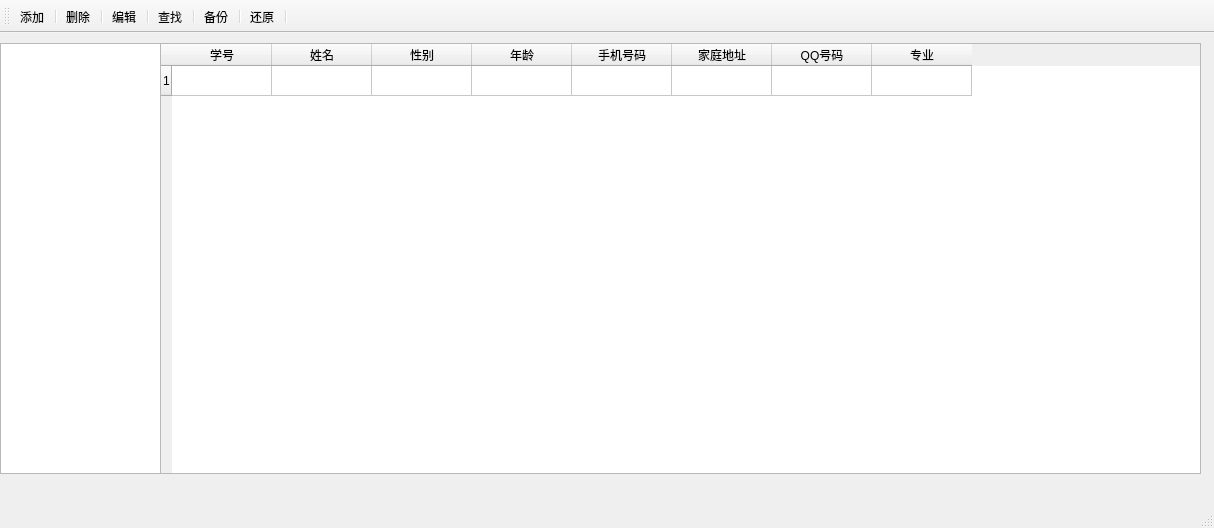
<?xml version="1.0" encoding="UTF-8"?>
<ui version="4.0">
 <class>MainWindow</class>
 <widget class="QMainWindow" name="MainWindow">
  <property name="geometry">
   <rect>
    <x>0</x>
    <y>0</y>
    <width>1214</width>
    <height>528</height>
   </rect>
  </property>
  <property name="minimumSize">
   <size>
    <width>0</width>
    <height>0</height>
   </size>
  </property>
  <property name="maximumSize">
   <size>
    <width>1214</width>
    <height>659</height>
   </size>
  </property>
  <property name="windowTitle">
   <string>我的通讯录</string>
  </property>
  <property name="iconSize">
   <size>
    <width>60</width>
    <height>60</height>
   </size>
  </property>
  <property name="toolButtonStyle">
   <enum>Qt::ToolButtonTextBesideIcon</enum>
  </property>
  <widget class="QWidget" name="centralWidget">
   <widget class="QTableWidget" name="Table_Student">
    <property name="geometry">
     <rect>
      <x>160</x>
      <y>10</y>
      <width>1041</width>
      <height>431</height>
     </rect>
    </property>
    <property name="styleSheet">
     <string notr="true">selection-background-color: rgb(255, 196, 190);
selection-color: rgb(0, 0, 0);</string>
    </property>
    <property name="editTriggers">
     <set>QAbstractItemView::NoEditTriggers</set>
    </property>
    <property name="selectionMode">
     <enum>QAbstractItemView::SingleSelection</enum>
    </property>
    <property name="selectionBehavior">
     <enum>QAbstractItemView::SelectRows</enum>
    </property>
    <property name="rowCount">
     <number>1</number>
    </property>
    <attribute name="horizontalHeaderCascadingSectionResizes">
     <bool>true</bool>
    </attribute>
    <attribute name="verticalHeaderCascadingSectionResizes">
     <bool>true</bool>
    </attribute>
    <row/>
    <column>
     <property name="text">
      <string>学号</string>
     </property>
    </column>
    <column>
     <property name="text">
      <string>姓名</string>
     </property>
    </column>
    <column>
     <property name="text">
      <string>性别</string>
     </property>
    </column>
    <column>
     <property name="text">
      <string>年龄</string>
     </property>
    </column>
    <column>
     <property name="text">
      <string>手机号码</string>
     </property>
    </column>
    <column>
     <property name="text">
      <string>家庭地址</string>
     </property>
    </column>
    <column>
     <property name="text">
      <string>QQ号码</string>
     </property>
    </column>
    <column>
     <property name="text">
      <string>专业</string>
     </property>
    </column>
   </widget>
   <widget class="QTreeView" name="treeView">
    <property name="geometry">
     <rect>
      <x>0</x>
      <y>10</y>
      <width>161</width>
      <height>431</height>
     </rect>
    </property>
    <property name="editTriggers">
     <set>QAbstractItemView::NoEditTriggers</set>
    </property>
    <property name="allColumnsShowFocus">
     <bool>false</bool>
    </property>
    <property name="headerHidden">
     <bool>true</bool>
    </property>
   </widget>
  </widget>
  <widget class="QMenuBar" name="menuBar">
   <property name="geometry">
    <rect>
     <x>0</x>
     <y>0</y>
     <width>1214</width>
     <height>25</height>
    </rect>
   </property>
  </widget>
  <widget class="QStatusBar" name="statusBar"/>
  <widget class="QToolBar" name="mainToolBar">
   <property name="iconSize">
    <size>
     <width>60</width>
     <height>60</height>
    </size>
   </property>
   <attribute name="toolBarArea">
    <enum>TopToolBarArea</enum>
   </attribute>
   <attribute name="toolBarBreak">
    <bool>false</bool>
   </attribute>
   <addaction name="action_add"/>
   <addaction name="separator"/>
   <addaction name="action_delete"/>
   <addaction name="separator"/>
   <addaction name="action_edit"/>
   <addaction name="separator"/>
   <addaction name="action_search"/>
   <addaction name="separator"/>
   <addaction name="action_backup"/>
   <addaction name="separator"/>
   <addaction name="action_recovery"/>
   <addaction name="separator"/>
  </widget>
  <action name="action_add">
   <property name="icon">
    <iconset resource="resource.qrc">
     <normaloff>:/res/picture/ADD.png</normaloff>:/res/picture/ADD.png</iconset>
   </property>
   <property name="text">
    <string> 添加</string>
   </property>
   <property name="iconText">
    <string notr="true">添加</string>
   </property>
   <property name="font">
    <font/>
   </property>
   <property name="autoRepeat">
    <bool>true</bool>
   </property>
   <property name="visible">
    <bool>true</bool>
   </property>
   <property name="iconVisibleInMenu">
    <bool>true</bool>
   </property>
   <property name="priority">
    <enum>QAction::HighPriority</enum>
   </property>
  </action>
  <action name="action_delete">
   <property name="icon">
    <iconset resource="resource.qrc">
     <normaloff>:/res/picture/DELETE.png</normaloff>:/res/picture/DELETE.png</iconset>
   </property>
   <property name="text">
    <string>删除</string>
   </property>
  </action>
  <action name="action_edit">
   <property name="icon">
    <iconset resource="resource.qrc">
     <normaloff>:/res/picture/EDIT.png</normaloff>:/res/picture/EDIT.png</iconset>
   </property>
   <property name="text">
    <string>编辑</string>
   </property>
  </action>
  <action name="action_search">
   <property name="icon">
    <iconset resource="resource.qrc">
     <normaloff>:/res/picture/search.png</normaloff>:/res/picture/search.png</iconset>
   </property>
   <property name="text">
    <string>查找</string>
   </property>
  </action>
  <action name="action_backup">
   <property name="icon">
    <iconset resource="resource.qrc">
     <normaloff>:/res/picture/backup.png</normaloff>:/res/picture/backup.png</iconset>
   </property>
   <property name="text">
    <string>备份</string>
   </property>
  </action>
  <action name="action_recovery">
   <property name="icon">
    <iconset resource="resource.qrc">
     <normaloff>:/res/picture/recovery.png</normaloff>:/res/picture/recovery.png</iconset>
   </property>
   <property name="text">
    <string>还原</string>
   </property>
  </action>
 </widget>
 <layoutdefault spacing="6" margin="11"/>
 <resources>
  <include location="resource.qrc"/>
 </resources>
 <connections/>
</ui>
